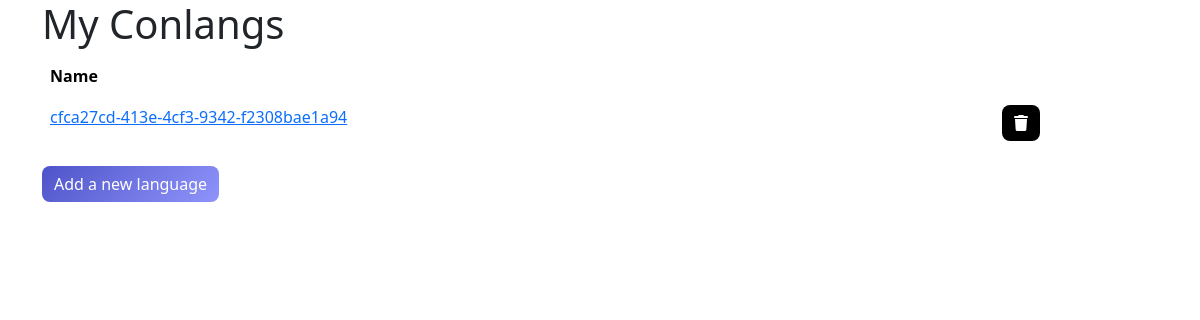
Before: / with the older database file.
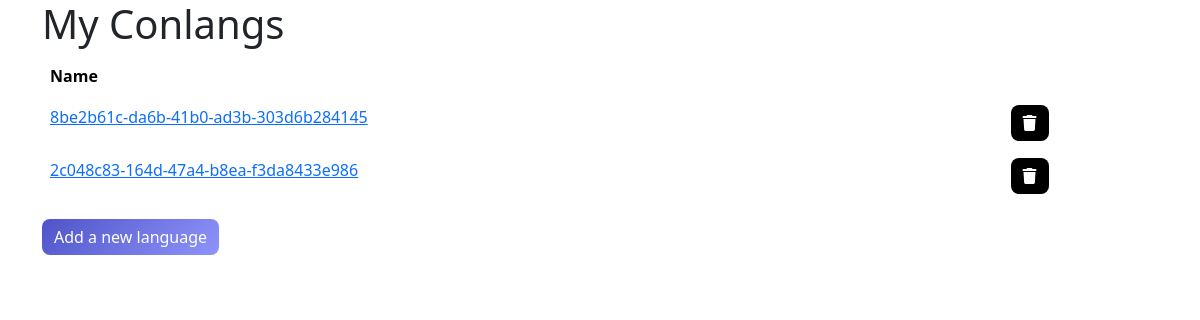
After: the same page with the newer database file.
### app.py (models this page shows)
class Conlang(db.Model):
    id = db.Column(db.Integer, primary_key=True)
    language_id = db.Column(db.String)

### app.py (the view)
@app.route('/')
def index():
    languages = Conlang.query.all()
    return render_template('index.html', languages=languages)

### templates/index.html (shortened to what this page needs)
<!DOCTYPE html>
<html>
    <head>
        <link rel="stylesheet" href="https://cdnjs.cloudflare.com/ajax/libs/font-awesome/6.5.2/css/all.min.css">
        <link href="https://cdn.jsdelivr.net/npm/bootstrap@5.3.3/dist/css/bootstrap.min.css" rel="stylesheet">
        <link rel="stylesheet" href="{{ url_for('static', filename='css/index.css') }}">
    </head>
    <body>
        <div class="container">
            {% block content %}
            <h1>My Conlangs</h1>
            <table class="table">
                <thead>
                    <tr>
                        <th>Name</th>
                        <th></th>
                    </tr>
                </thead>
                <tbody>
                    {% for language in languages %}
                    <tr>
                        <td><a href="{{ url_for('languages', language_id=language.language_id) }}">{{ language.language_id }}</a></td>
                        <td>
                            <form action="{{ url_for('delete_language', language_id=language.language_id) }}" method="post">
                                <button class="btn btn-danger" type="submit"><i class="fa-solid fa-trash"></i></button>
                            </form>
                    </tr>
                    {% endfor %}
                </tbody>
            </table>
            <form action="{{ url_for('create_language') }}" method="get">
                <button class="btn btn-primary" type="submit">Add a new language</button>
            </form>
            {% endblock %}
        </div>
    </body>
</html>

### static/css/index.css (style rules this page uses)
.btn-primary { background: linear-gradient(135deg, #4e54c8 0%, #8f94fb 100%); border: 0px; border-radius: 0.5rem; }
.btn-danger { background-color: black; border: 0px; border-radius: 0.5rem; }
.table tr { border-bottom: 0px solid white; }

Changed rows visible on the page:
changed Conlang (number 1 of 2 on the later page): language_id "cfca27cd-413e-4cf3-9342-f2308bae1a94" → "8be2b61c-da6b-41b0-ad3b-303d6b284145"
added Conlang: language_id "2c048c83-164d-47a4-b8ea-f3da8433e986"
